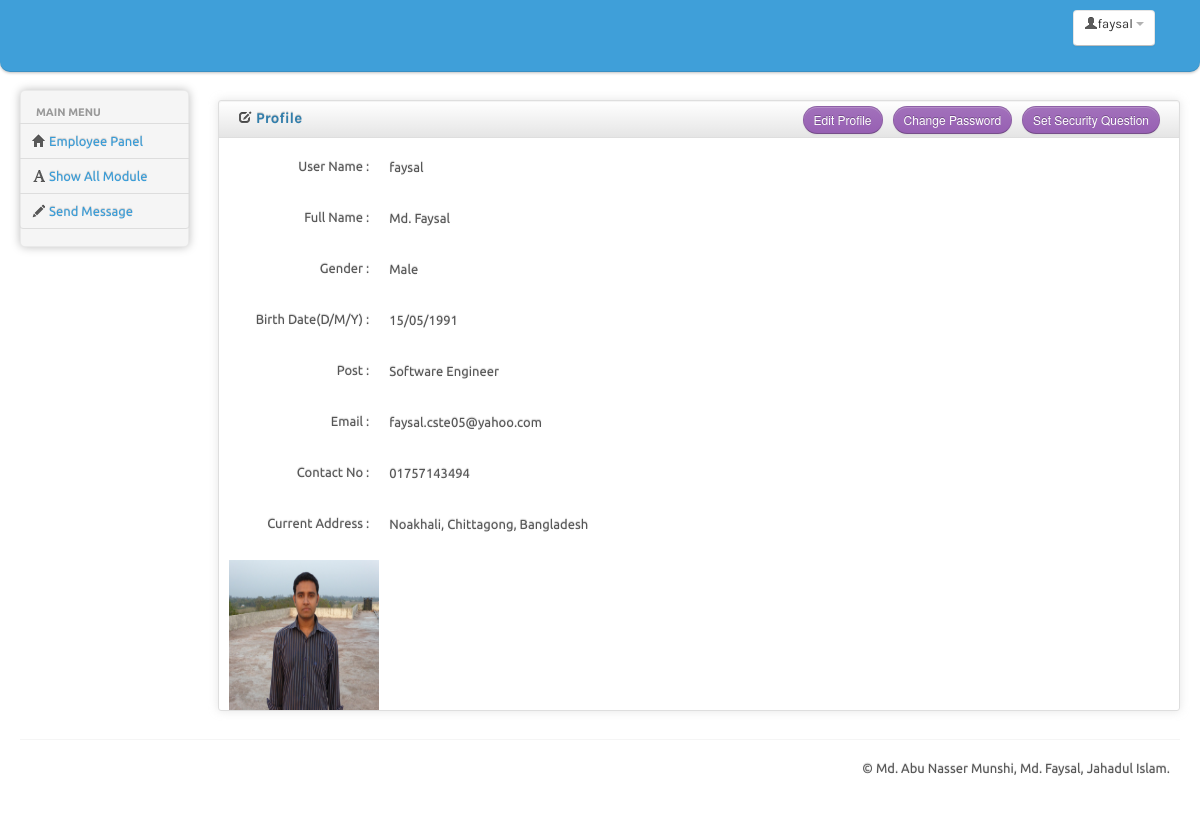
/employee/employee_profile.php (signed in), run on the app's committed database.
### tables this page shows
CREATE TABLE IF NOT EXISTS `employee` (
  `employee_username` varchar(15) NOT NULL,
  `password` varchar(32) NOT NULL,
  `full_name` text NOT NULL,
  `post` text NOT NULL,
  `current_address` text NOT NULL,
  `image` text NOT NULL,
  `contact_no` varchar(15) NOT NULL,
  `email` varchar(50) NOT NULL,
  `gender` varchar(10) NOT NULL,
  `birth_date` date NOT NULL,
  PRIMARY KEY (`employee_username`)
);

### employee/employee_profile.php (the view, shortened to what this page needs)
<?php
include 'header.php';
include '../connection.php';
  $sq= mysqli_query($con,"SELECT * FROM security_question Where username='$_SESSION[username]'");
$sq_F = mysqli_fetch_array($sq);
$select= mysqli_query($con,"SELECT * FROM employee Where employee_username='$_SESSION[username]'");
$select_F = mysqli_fetch_array($select);
$date_birth = date_create($select_F["birth_date"]);
  $birth_date= date_format($date_birth, 'd/m/Y');
?>
<body>
	<div class="navbar">
		<?php
include 'navbar.php';
?>
	</div>
		<div class="container-fluid">
		<div class="row-fluid">
			<div class="span2 main-menu-span">
				<?php
include 'sidebar.php';
?>
			</div>
			 <div id="content" class="span10">
                        			<div class="row-fluid sortable">
				<div class="box span12">
					<div class="box-header well" data-original-title>
						<h2><i class="icon-edit"></i> Profile</h2>
                                                <?php
                                                if(empty($sq_F))
                                                {
                                                    echo '
                                                         <div style="float: right;">
                                                    <form action="s_sq_form.php">
							  <input type="submit" class="btn btn-info btn-round" value="Set Security Question">
                                                    </form>
                                                </div>
                                                        ';
                                                }
                                                ?>
                                                <div style="float: right; padding-right: 10px;">
                                                    <form action="change_employee_password_form.php">
							  <input type="submit" class="btn btn-info btn-round" value="Change Password">
                                                    </form>
                                                </div>
                                                <div style="float: right; padding-right: 10px;">
                                                    <form action="edit_employee_profile_form.php">
							  <input type="submit" class="btn btn-info btn-round" value="Edit Profile">
                                                    </form>
                                                </div>
					</div>
					<div class="box-content">
                                            <div class="form-horizontal" style="width: 800px; float: left;">
							<div class="control-group">
								<p class="control-label">User Name : </p>
								<div class="controls">
                                                                    <P class="view_task"><?php echo $select_F["employee_username"]; ?></P>
								</div>
							  </div>
                                                        <div class="control-group">
								<p class="control-label">Full Name : </p>
								<div class="controls">
                                                                    <P class="view_task"><?php echo $select_F["full_name"]; ?></P>
								</div>
							  </div>
                                                <div class="control-group">
								<p class="control-label">Gender : </p>
								<div class="controls">
                                                                    <P class="view_task"><?php  echo $select_F["gender"]; ?></P>
								</div>
                                                </div>
                                                 <div class="control-group">
								<p class="control-label">Birth Date(D/M/Y) : </p>
								<div class="controls">
                                                                    <P class="view_task"><?php echo $birth_date; ?></P>
								</div>
							  </div>
                                                 <div class="control-group">
								<p class="control-label">Post : </p>
								<div class="controls">
                                                                    <P class="view_task"><?php  echo $select_F["post"]; ?></P>
								</div>
                                                </div>
                                                <div class="control-group">
								<p class="control-label">Email : </p>
								<div class="controls view_task_text">
                                                                    <P class="view_task"><?php echo $select_F["email"]; ?></P>
								</div>
                                                </div>
                                                <div class="control-group">
								<p class="control-label">Contact No : </p>
								<div class="controls view_task_text">
                                                                    <P class="view_task"><?php echo $select_F["contact_no"]; ?></P>
								</div>
                                                </div>
                                                <div class="control-group">
								<p class="control-label">Current Address : </p>
								<div class="controls view_task_text">
                                                                    <P class="view_task"><?php echo $select_F["current_address"]; ?></P>
								</div>
                                                </div>
                                            </div>
                                            <div style="float: left;">
                                                <img style="width: 150px; height: 150px;" src="../u_images/<?php echo $select_F["image"]; ?>">
                                            </div>
					</div>
				</div>
			</div>
                        </div>
				</div>
		<hr>
	<?php
include 'footer.php';
        ?>

### employee/css/charisma-app.css (style rules this page uses)
.box { border: 1px solid #DEDEDE; border-radius:3px; -webkit-border-radius:3px; -moz-border-radius:3px; margin-top: 10px; margin-bottom: 10px ; box-shadow: 0 0 10px rgba(189, 189, 189, 0.4); -webkit-box-shadow: 0 0 10px rgba(189, 189, 189, 0.4); -moz-box-shadow: 0 0 10px rgba(189, 189, 189, 0.4); }
.box-header { border:none; padding-top:5px; border-bottom: 1px solid #DEDEDE; border-radius:3px 3px 0 0; -webkit-border-radius:3px 3px 0 0; -moz-border-radius:3px 3px 0 0; height:12px; min-height:12px; margin-bottom: 0; cursor:move; font-weight:bold; font-size:16px; background: -moz-linear-gradient(top, rgba(255,255,255,0) 0%, rgba(0,0,0,0.1) 100%); background: -webkit-gradient(linear, left top, left bottom, color-stop(0%,rgba(255,255,255,0)), color-stop(100%,rgba(0,0,0,0.1))); background: -webkit-linear-gradient(top, rgba(255,255,255,0) 0%,rgba(0,0,0,0.1) 100%); background: -o-linear-gradient(top, rgba(255,255,255,0) 0%,rgba(0,0,0,0.1) 100%); background: -ms-linear-gradient(top, rgba(255,255,255,0) 0%,rgba(0,0,0,0.1) 100%); background: linear-gradient(to bottom, rgba(255,255,255,0) 0%,rgba(0,0,0,0.1) 100%); filter: progid:DXImageTransform.Microsoft.gradient( startColorstr='#00ffffff', endColorstr='#1a000000',GradientType=0 ); }
.box-header h2 { font-size:15px; width:auto; clear:none; float:left; line-height:25px; white-space: nowrap; }
.box-header h2 > i { margin-top:1px; }
.box-content { padding:10px; }
.btn-round { border-radius: 40px; -webkit-border-radius: 40px; -moz-border-radius: 40px; font-size:12px; padding-top:4px; }
.view_task { margin-top: 6px; }

### employee/header.php (style rules this page uses)
body { padding-bottom: 40px; }

### data on the page
employee: employee_username "faysal", full_name "Md. Faysal", gender "Male", birth_date "15/05/1991", post "Software Engineer", email "faysal.cste05@yahoo.com", contact_no "01757143494", current_address "Noakhali, Chittagong, Bangladesh", image (picture)

### other printed values
$_SESSION['username'] "faysal"
